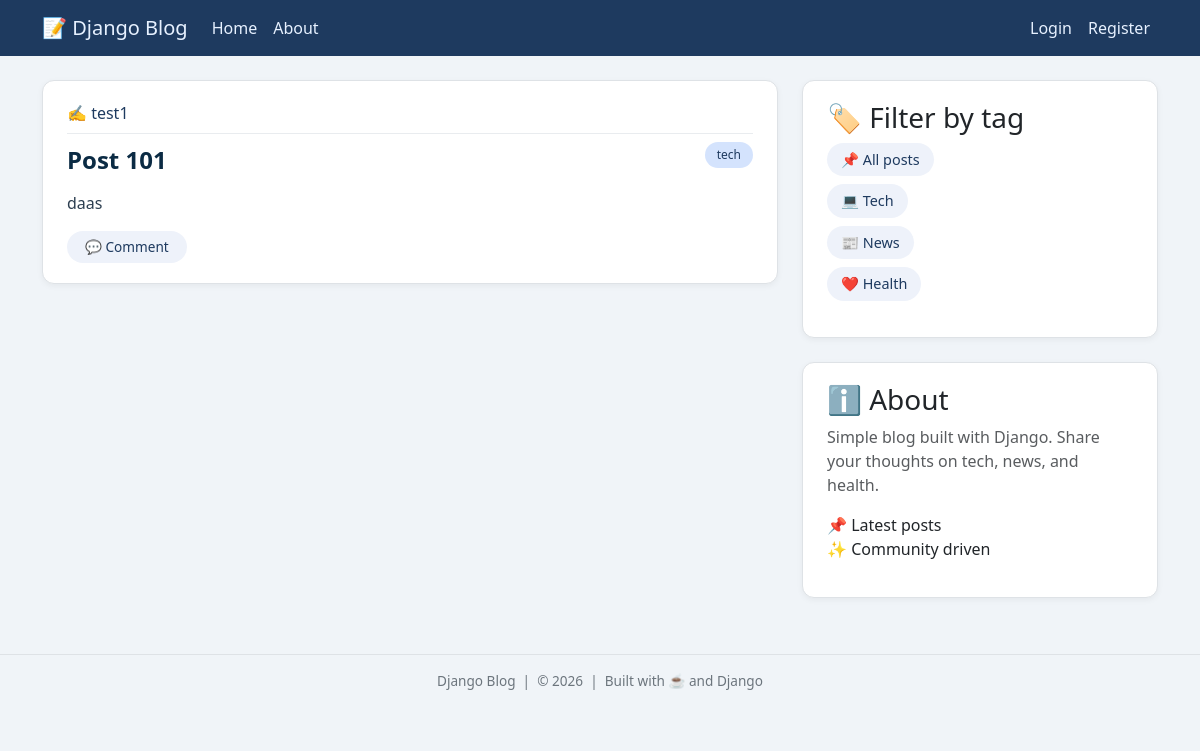
Before: /home/tag/tech/ with the older database file.
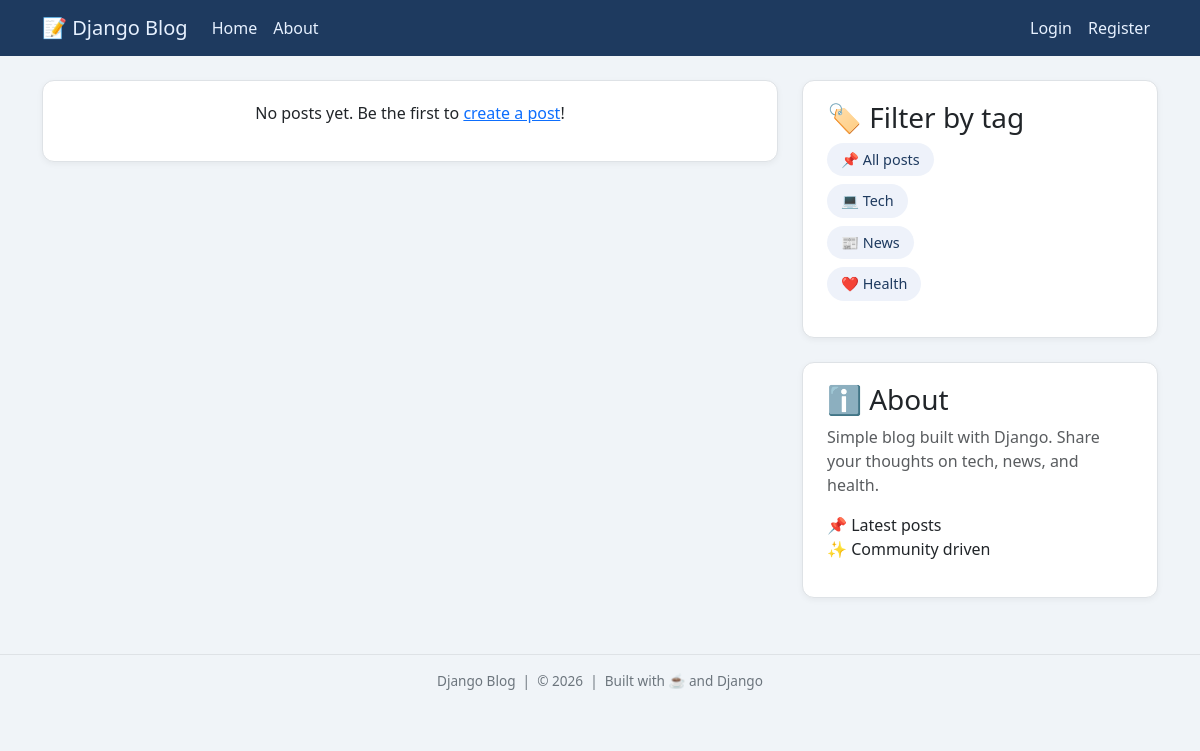
After: the same page with the newer database file.
### feed/models.py (models this page shows, shortened)
class Posts(models.Model):
    choices = (('tech','tech'),('news','news'),('health','health')
    )
    title = models.CharField(max_length=50)
    content = models.TextField()
    date_posted = models.DateTimeField(auto_now_add=True)
    author = models.ForeignKey(User,on_delete=models.CASCADE)
    tag = models.CharField(max_length=100,choices=choices)

### feed/views.py (the view)
# urls.py: path('home/tag/<str:tag>/', views.home_by_tag, name='home_by_tag'),
def home_by_tag(request, tag):
    posts = Posts.objects.filter(tag=tag)
    return render(request, 'feed/main.html', {'posts': posts})

### feed/templates/feed/main.html (shortened to what this page needs)
{% extends "feed/base.html" %}
{% block content %}
    {% for post in posts %}
        <article class="media content-section">
            <div class="media-body">
                <div class="article-metadata">
                    <span>✍️ <a class="username" href="{% url 'my_posts' post.author.username %}">{{ post.author.username }}</a></span>
                </div>
                <div class="d-flex justify-content-between align-items-start flex-wrap">
                    <h2 class="post-title">
                        <a href="{% url 'details' post.id %}">{{ post.title }}</a>
                    </h2>
                    {% if post.tag %}
                        <span class="tag-badge">{{ post.get_tag_display|default:post.tag }}</span>
                    {% endif %}
                </div>
                <p class="article-content">{{ post.content|truncatewords:40 }}</p>
                <div class="mt-2">
                    <a href="{% url 'details' post.id %}" class="btn-comment">💬 Comment</a>
                </div>
            </div>
        </article>
    {% empty %}
        <div class="content-section text-center">
            <p>No posts yet. Be the first to <a href="{% url 'new_posts' %}">create a post</a>!</p>
        </div>
    {% endfor %}
{% endblock content %}

Changed rows visible on the page:
removed Posts: author.username "test1", title "Post 101", tag "tech", content "daas"
Other visible differences:
text now shown: "No posts yet. Be the first to create a post !"
